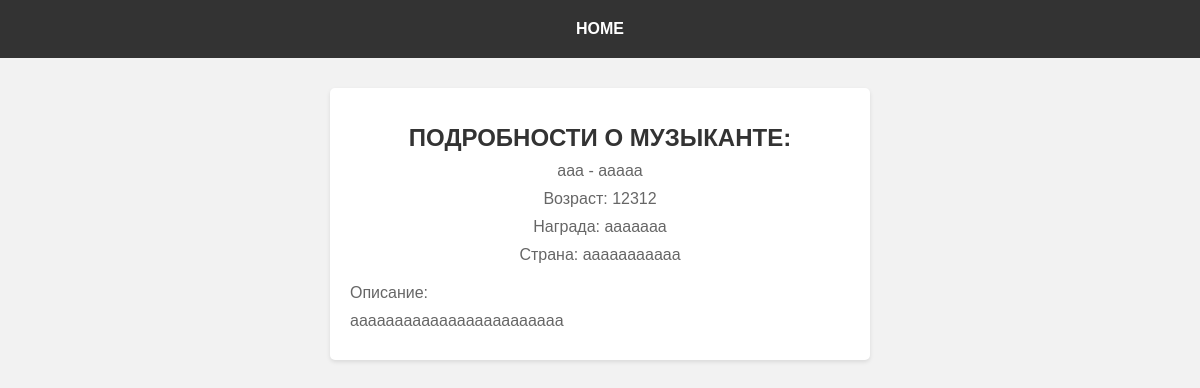
The app's page /phonk_singers/1/ with its own data.
### Phonk/models.py (models this page shows, shortened)
class phonk_singer(models.Model):
    name = models.CharField(max_length=50)
    surname = models.CharField(max_length=50)
    age = models.PositiveIntegerField()
    big_award = models.CharField(max_length=50)
    country = models.CharField(max_length=50)
    description = models.TextField(null=True)
    def __str__(self) -> str:
        return f'{self.name} - {self.surname}'

### Phonk/views.py (the view)
# urls.py: path('<int:phonker_id>/', phonk_singer_page),
def phonk_singer_page(request, phonker_id):
    context = {'phonker': phonk_singer.objects.get(pk = phonker_id)}
    return render(request,
                  'phonker.html',
                  context=context)

### templates/phonker.html (shortened to what this page needs)
<!DOCTYPE html>
<html lang="en">
<head>
</head>
<body>
    <div class="header">
        <a href="http://127.0.0.1:8000/">HOME</a>
    </div>
    <div class="content">
        <div class="details">
            <h1>ПОДРОБНОСТИ О МУЗЫКАНТЕ:</h1>
            <p>{{ phonker }}</p>
            <p>Возраст: {{ phonker.age }}</p>
            <p>Награда: {{ phonker.big_award }}</p>
            <p>Страна: {{ phonker.country }}</p>
        </div>
        <div class="description">
            <p>Описание:</p>
            <p>{{ phonker.description }}</p>
        </div>
    </div>
</body>
</html>

### templates/phonker.html (style rules this page uses)
body { font-family: Arial, sans-serif; background-color: #f2f2f2; margin: 0; padding: 0; }
.header { background-color: #333; padding: 20px; text-align: center; }
.header a { text-decoration: none; color: #fff; font-weight: bold; }
.content { max-width: 500px; margin: 30px auto; background-color: #fff; padding: 20px; border-radius: 5px; box-shadow: 0 2px 4px rgba(0, 0, 0, 0.1); }
.details { text-align: center; margin-bottom: 20px; }
h1 { font-size: 24px; color: #333; margin-bottom: 10px; }
p { color: #666; margin: 10px 0; }

### records on screen
phonk_singer: name+surname "aaa - aaaaa", age "12312", big_award "aaaaaaa", country "aaaaaaaaaaa", description "aaaaaaaaaaaaaaaaaaaaaaaa"
